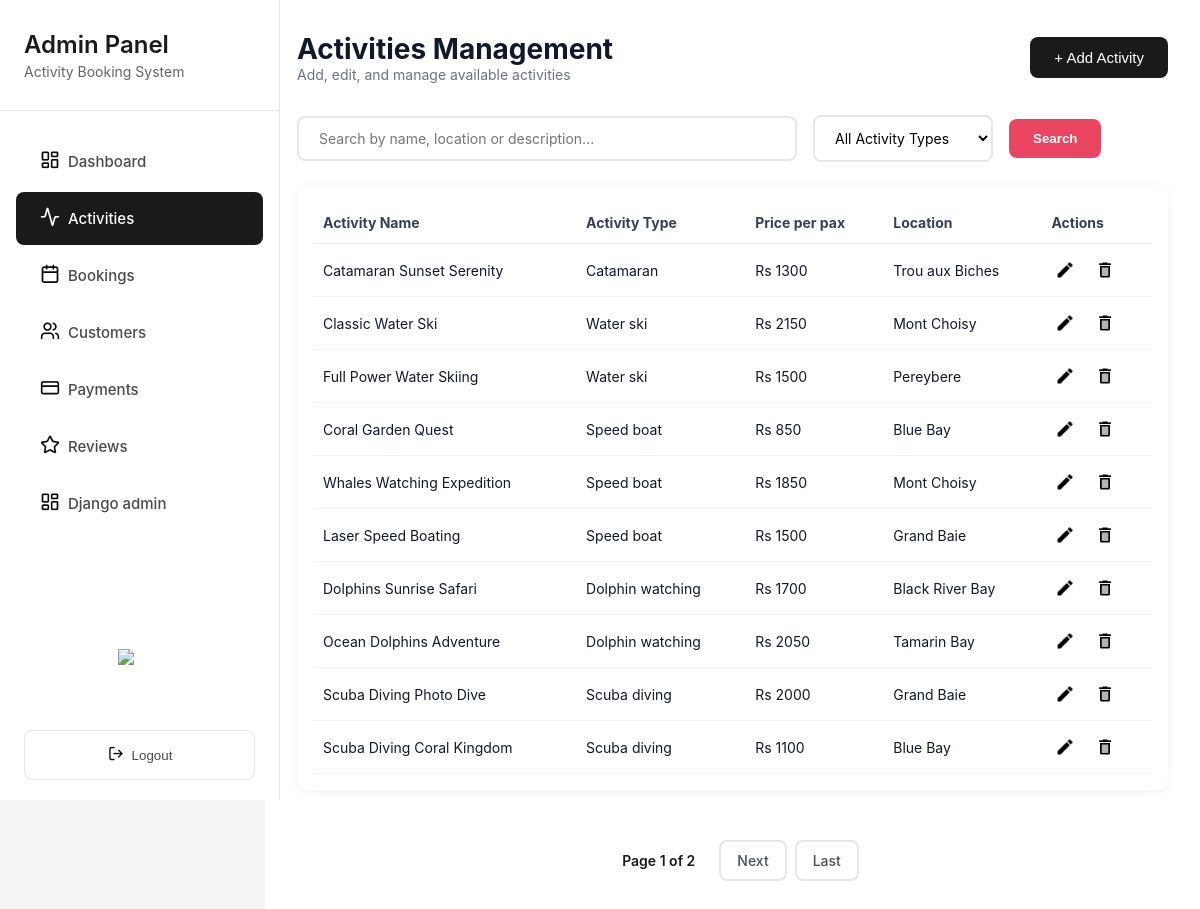
Page /grandblue/admin/activities/ (signed in) on the earlier database version.
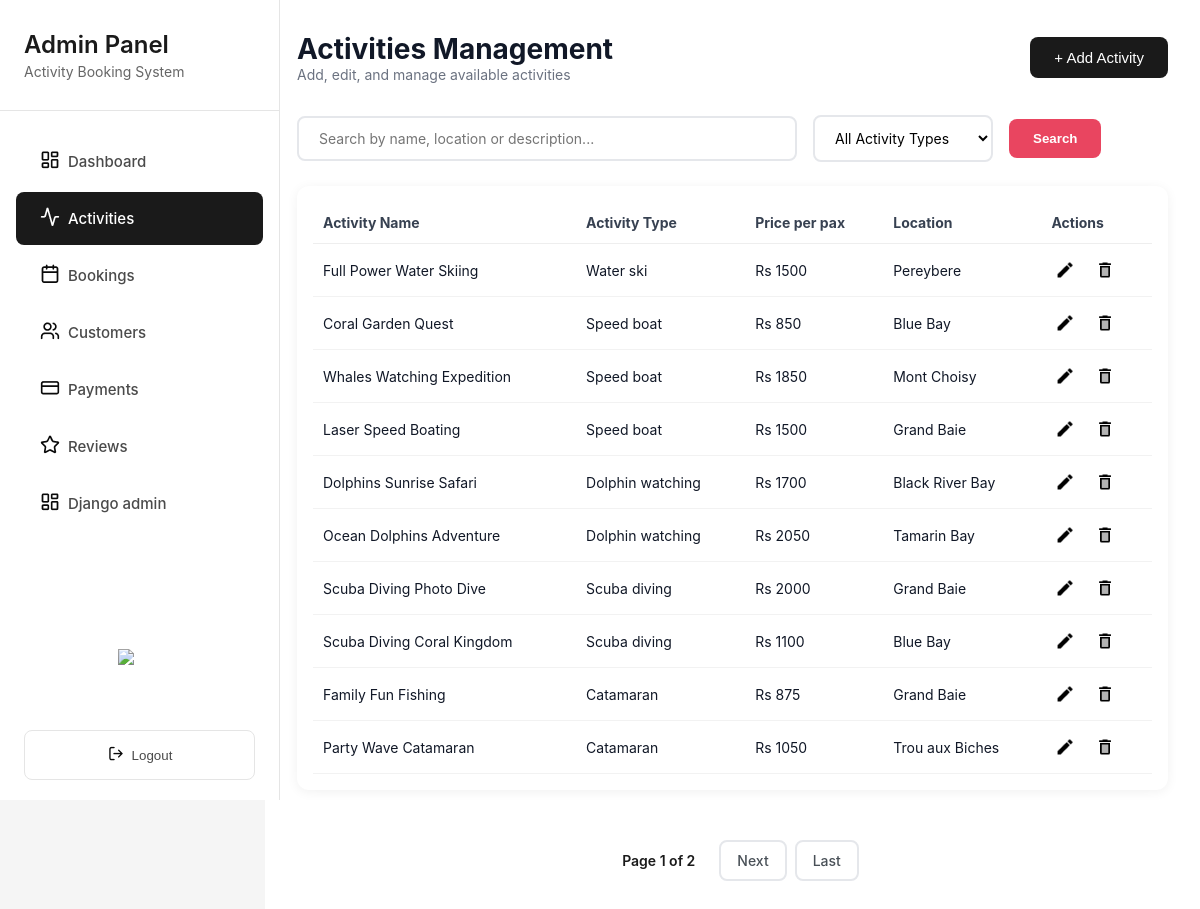
Same page on the later database version.
### merger/models.py (models this page shows, shortened)
class Activity(models.Model):
    ACTIVITY_TYPES = [
        ("Catamaran", "Catamaran"),
        ("Scuba diving", "Scuba diving"),
        ("Dolphin watching", "Dolphin watching"),
        ("Water ski", "Water ski"),
        ("Speed boat", "Speed boat"),
    ]
    name = models.CharField(max_length=255)
    activity_type = models.CharField(max_length=120, blank=True, choices=ACTIVITY_TYPES)
    description = models.TextField()
    base_price = models.PositiveIntegerField(help_text="Price per pax (Rs)")
    location = models.CharField(max_length=120, blank=True)
    latitude = models.FloatField(null=True, blank=True)
    longitude = models.FloatField(null=True, blank=True)
    duration = models.CharField(max_length=60, blank=True)
    max_participants = models.PositiveIntegerField()
    created_at = models.DateTimeField(auto_now_add=True)
    activity_rules = models.TextField(blank=True, help_text="One rule per line")
    safety_equipment = models.TextField(blank=True, help_text="One item per line")
    cancellation_policy = models.TextField(blank=True, help_text="One policy per line")
    map_embed_url = models.TextField(blank=True)
    map_location_description = models.TextField(blank=True)
    class Meta:
        ordering = ["name"]
        indexes = [
            models.Index(fields=["name"]),
            models.Index(fields=["activity_type"]),
            models.Index(fields=["location"]),
        ]
        verbose_name = "Activity"
        verbose_name_plural = "Activities"

### merger/shared_views.py (the view)
# urls.py: path('admin/activities/', ActivitiesPageView.as_view(), name='activities'),
class ActivitiesPageView(LoginRequiredMixin, StaffRequiredMixin, ListView):
    model = Activity
    template_name = 'admin_activity.html'
    context_object_name = 'activities'
    paginate_by = 10
    def get_queryset(self):
        queryset = Activity.objects.prefetch_related('images').order_by('-created_at')
        activity_type = self.request.GET.get('activity_type')
        if activity_type and activity_type != 'all':
            queryset = queryset.filter(activity_type=activity_type)
        search = self.request.GET.get('search')
        if search:
            queryset = queryset.filter(
                Q(name__icontains=search) |
                Q(location__icontains=search) |
                Q(description__icontains=search)
            )
        return queryset
    def get_context_data(self, **kwargs):
        context = super().get_context_data(**kwargs)
        context['active_class'] = 'activities'
        context['current_activity_type'] = self.request.GET.get('activity_type', 'all')
        context['current_search'] = self.request.GET.get('search', '')
        return context

### merger/shared_views.py (called while the page is built)
    def test_func(self):
        return self.request.user.is_staff

### merger/templates/admin_activity.html (shortened to what the changed rows need)
{% extends 'admin_sidebar.html' %}
{% load static %}
{% block extra_css %}
<link rel="stylesheet" href="{% static 'css/admin_activity.css' %}">
{% endblock %}
{% block content %}
<header class="content-header">
  <div class="header-left">
    <div class="header-text">
      <h2>Activities Management</h2>
    </div>
  </div>
</header>
<div class="table-container">
  <table>
    <thead>
      <tr>
        <th>Activity Name</th>
        <th>Activity Type</th>
        <th>Price per pax</th>
        <th>Location</th>
        <th>Actions</th>
      </tr>
    </thead>
    <tbody>
      {% for activity in activities %}
        <tr
          data-activity-id="{{ activity.id }}"
          data-activity-name="{{ activity.name }}"
          data-activity-type="{{ activity.activity_type }}"
          data-activity-location="{{ activity.location }}"
          data-activity-description="{{ activity.description }}"
          data-activity-price="{{ activity.base_price }}"
          data-activity-duration="{{ activity.duration }}"
          data-activity-max-participants="{{ activity.max_participants }}"
          data-activity-rules="{{ activity.activity_rules|default_if_none:'' }}"
          data-activity-safety="{{ activity.safety_equipment|default_if_none:'' }}"
          data-activity-cancel="{{ activity.cancellation_policy|default_if_none:'' }}"
          data-activity-map-url="{{ activity.map_embed_url|default_if_none:'' }}"
          data-activity-map-desc="{{ activity.map_location_description|default_if_none:''|escapejs }}"
          data-activity-highlights='[
            {% for h in activity.highlights.all %}
              {"id":"{{ h.id }}","title":"{{ h.icon_title|escapejs }}","description":"{{ h.icon_description|escapejs }}","image":"{{ h.icon_image.url|default:'' }}"}
              {% if not forloop.last %},{% endif %}
            {% endfor %}
          ]'
          data-activity-images='[
            {% for img in activity.images.all %}
              {"id":"{{ img.id }}","url":"{{ img.image.url }}"}
              {% if not forloop.last %},{% endif %}
            {% endfor %}
          ]'
          style="--i: {{ forloop.counter }};"
        >
          <td class="activity-name">{{ activity.name }}</td>
          <td class="activity-type">{{ activity.activity_type }}</td>
          <td class="activity-price">Rs {{ activity.base_price }}</td>
          <td class="activity-location">{{ activity.location }}</td>
          <td>
            <div class="action-icons">
              <button type="button" class="action-btn edit-btn" title="Edit">
                <img src="{% static 'images/edit.png' %}" alt="Edit">
              </button>
              <form method="POST"
                    action="{% url 'delete_activity' activity.id %}"
                    class="delete-form"
                    style="display:inline;">
                <button type="button" class="action-btn delete-btn" title="Delete">
                  <img src="{% static 'images/delete.png' %}" alt="Delete">
                </button>
              </form>
            </div>
          </td>
        </tr>
      {% empty %}
        <tr>
          <td colspan="5" style="text-align:center;">No activities found.</td>
        </tr>
      {% endfor %}
    </tbody>
  </table>
</div>
{% endblock %}

Differences in the rows shown:
removed Activity: name "Catamaran Sunset Serenity", activity_type "Catamaran", base_price "1300", location "Trou aux Biches"
removed Activity: name "Classic Water Ski", activity_type "Water ski", base_price "2150", location "Mont Choisy"
now on this page (row unchanged): Activity: name "Family Fun Fishing", activity_type "Catamaran", base_price "875", location "Grand Baie"
now on this page (row unchanged): Activity: name "Party Wave Catamaran", activity_type "Catamaran", base_price "1050", location "Trou aux Biches"
